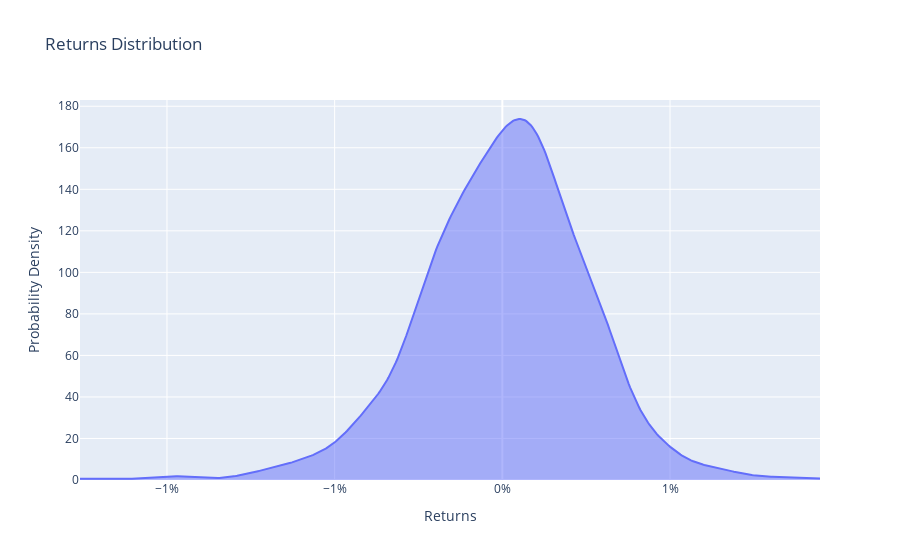

The notebook cell saved with this chart:
### Code cell
max_div_portfolio.plot_returns_distribution()

### Figure 1 — Plotly figure (JSON) as saved in the notebook; plotly's stock layout.template omitted (floating-point values rounded to 4 significant figures; data arrays with more than 128 entries replaced by an {"elided": "..."} marker saying what was removed)
{"data": [{"fill": "tozeroy", "mode": "lines", "type": "scatter", "x": {"elided": "500 float values"}, "y": {"elided": "500 float values"}}], "layout": {"showlegend": false, "title": {"text": "Returns Distribution"}, "xaxis": {"tickformat": ".0%", "title": {"text": "Returns"}}, "yaxis": {"title": {"text": "Probability Density"}}}}
